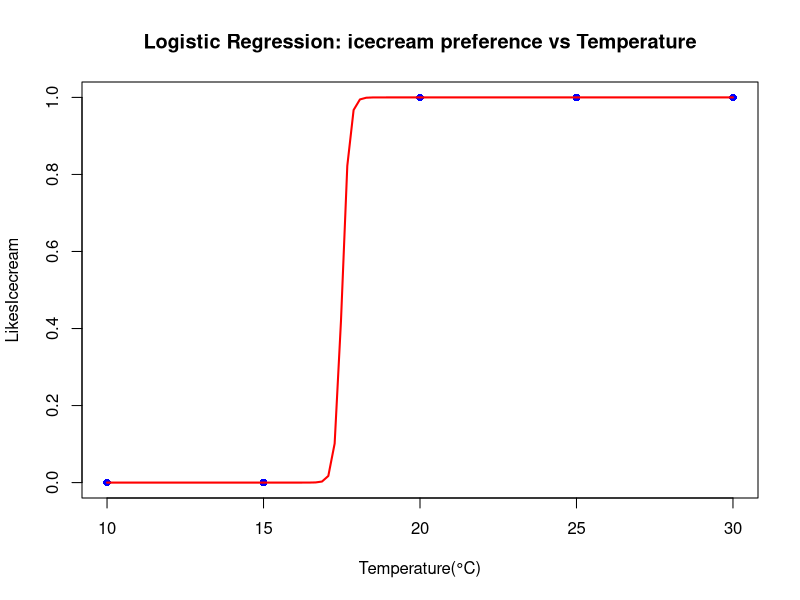

Source code (R):
#To predict weather person likes ice-cream based on the temperature outside

icecream_data<-data.frame( 
  Temperature = c(10,15,20,25,30),
  LikesIcecream = c(0,0,1,1,1))
logit_model<-glm(LikesIcecream~Temperature,data = icecream_data,family = binomial)
summary(logit_model)

predicted_probs<-predict(logit_model, type="response")
print(predicted_probs)
predicted_class<-ifelse(predicted_probs> 0.5,1,0) 
print(predicted_class)

plot(icecream_data$Temperature, icecream_data$LikesIcecream,
     xlab= "Temperature(°C)", ylab="LikesIcecream", 
     main= "Logistic Regression: icecream preference vs Temperature", 
     pch=16, col= "blue") 
temp_seq<- seq(min (icecream_data$Temperature), max(icecream_data$Temperature), 
               length.out=100) 
predicted_curve<-predict(logit_model, newdata = 
                           data.frame (Temperature= temp_seq), 
                         type= "response")
lines(temp_seq, predicted_curve, col="red", lwd=2 )
